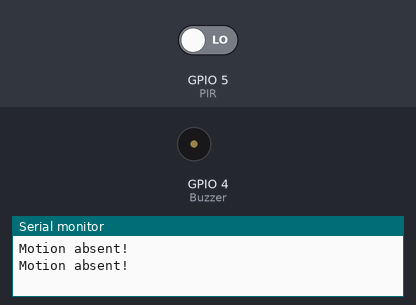
Simulated run of this sketch. Board: ESP8266 (NodeMCU). Shown: buzzer (waves = sounding, pin HIGH), the last lines printed to the serial monitor. The test bench sets the inputs (shaded band); at power-on: GPIO 5 (PIR) LOW. WiFi joins after 1.5 s; servers stay silent unless stated.

Above: at 3.0 s.
3.1 s: GPIO 5 (PIR) driven HIGH
At 4.1 s:
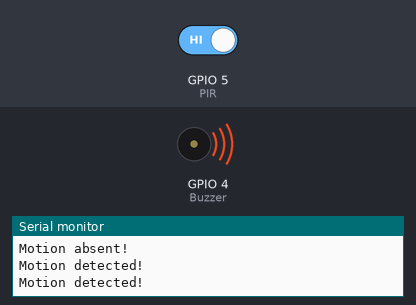
4.8 s: GPIO 5 (PIR) driven LOW
At 5.2 s:
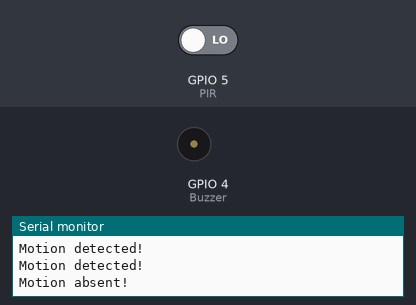
Timing chart, 0 to 7.8 s (numbered marks = the images above; inputs shaded):
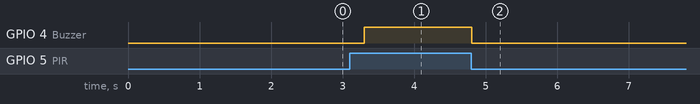

Measured:
- after the input at 3.1 s, GPIO 4 (Buzzer): LOW → HIGH after 0.20 s
- after the input at 4.8 s, GPIO 4 (Buzzer): HIGH → LOW at once

The sketch:

10.Sensor_PIR.ino
```cpp
#define BLYNK_PRINT Serial

#define BLYNK_AUTH_TOKEN            "oRP17_S_QER-8ZwKHleG1ltf-5W5KHIY"

#include <ESP8266WiFi.h>
#include <BlynkSimpleEsp8266.h>

#define PIR 5
#define Buzzer 4

char ssid[] = "Tukang Ngoding";
char pass[] = "kodingeverywhere";

WidgetLED led3(V3);

BlynkTimer timer;

void sensorPIR() {
  String h = "Gerakan Terdeteksi";
  String c = "Tidak Terdeteksi";
  long state = digitalRead(PIR);
  if (state == HIGH) {
    Blynk.virtualWrite(V2, h);
    led3.on();
    digitalWrite (Buzzer, HIGH);
    Serial.println("Motion detected!");
  }
  else {
    Blynk.virtualWrite(V2, c);
    led3.off();
    digitalWrite (Buzzer, LOW);
    Serial.println("Motion absent!");
  }
}

void setup() {
  Serial.begin(115200);
  pinMode(PIR, INPUT);   // declare sensor as input
  pinMode(Buzzer, OUTPUT);  // declare LED as output
  Blynk.begin(BLYNK_AUTH_TOKEN, ssid, pass, "blynk.cloud", 80);
  timer.setInterval(500L, sensorPIR);
}
void loop() {
  Blynk.run();
  timer.run();
}
```
